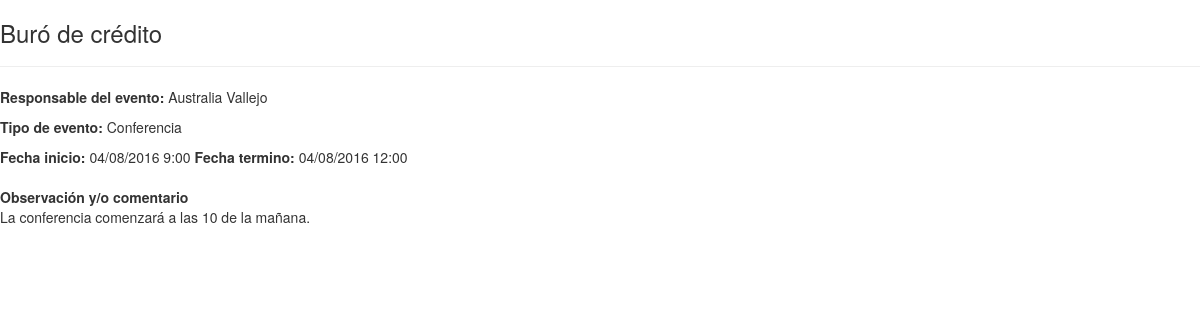
The app's page /descripcion_evento.php?id=1 with its own data.
### tables this page shows
CREATE TABLE IF NOT EXISTS `eventos` (
  `id` int(10) unsigned NOT NULL AUTO_INCREMENT,
  `user_id` int(11) NOT NULL,
  `title` varchar(150) DEFAULT NULL,
  `responsable_nombre` varchar(120) NOT NULL,
  `responsable_apellido` varchar(35) NOT NULL,
  `body` text NOT NULL,
  `url` varchar(150) NOT NULL,
  `class` varchar(45) NOT NULL DEFAULT 'event-videoconferencia',
  `start` varchar(15) NOT NULL,
  `end` varchar(15) NOT NULL,
  `inicio_normal` varchar(50) NOT NULL,
  `final_normal` varchar(50) NOT NULL,
  `status` varchar(20) NOT NULL,
  `ponente_nombre` varchar(35) NOT NULL,
  `ponente_apellido` varchar(35) NOT NULL,
  `objetivo` text NOT NULL,
  `empresa` varchar(120) NOT NULL,
  `AH` int(11) NOT NULL,
  `AM` int(11) NOT NULL,
  `DH` int(11) NOT NULL,
  `DM` int(11) NOT NULL,
  `ADH` int(11) NOT NULL,
  `ADM` int(11) NOT NULL,
  `OH` int(11) NOT NULL,
  `OM` int(11) NOT NULL,
  `inst_part` text NOT NULL,
  `enlace_nombre` varchar(35) NOT NULL,
  `enlace_apellido` varchar(35) NOT NULL,
  `observacion` text NOT NULL,
  `opinion` text NOT NULL,
  `cancel` int(1) NOT NULL DEFAULT '0',
  `cancel_comment` text NOT NULL,
  `apartado` int(1) NOT NULL DEFAULT '0',
  `serie` int(10) NOT NULL,
  PRIMARY KEY (`id`),
  KEY `eventos_user_id_index` (`user_id`)
);

### config.php (called while the page is built, shortened)
<?php
$base_url="";

### funciones.php (called while the page is built, shortened)
<?php
function evaluar($valor)
{
	$nopermitido = array("'",'\\','<','>',"\"");
	$valor = str_replace($nopermitido, "", $valor);
	return $valor;
}
 ?>

### descripcion_evento.php (the view, shortened to what this page needs)
<?php
    include 'config.php';
    include 'funciones.php';
    $id  = evaluar($_GET['id']);
    $bd  = $conexion->query("SELECT * FROM eventos WHERE id=$id");
    $row = $bd->fetch_assoc();
    $titulo=$row['title'];
	$responsable=$row['responsable_nombre'].' '.$row['responsable_apellido'];
    $evento=$row['body'];
    $inicio=$row['inicio_normal'];
    $final=$row['final_normal'];
    switch ($row['class']) {
        case "event-conferencia":
            $clase_evento = "Conferencia";
            break;
    }
 ?>
<!DOCTYPE html>
<html lang="es">
<head>
        <link rel="stylesheet" type="text/css" href="<?=$base_url?>css/bootstrap.min.css">
        <link rel="stylesheet" href="<?=$base_url?>css/calendar.css">
       <link href="<?=$base_url?>css/font-awesome.min.css" rel="stylesheet">
        <link rel="stylesheet" type="text/css" href="<?=$base_url?>css/cabecera.css">
        <link rel="stylesheet" href="<?=$base_url?>css/bootstrap-datetimepicker.min.css" />
</head>
<body style="background: white;">
	 <h3><?=$titulo?></h3>
	 <hr>
     <p><b>Responsable del evento: </b><?=$responsable?></p>
     <p><b>Tipo de evento: </b><?=$clase_evento?></p>
     <b>Fecha inicio:</b> <?=$inicio?>
     <b>Fecha termino:</b> <?=$final?><br><br>
     <b>Observación y/o comentario</b>
 	 <p><?=$evento?></p>
</html>

### records on screen
eventos: title "Buró de crédito", responsable "Australia Vallejo", class "Conferencia", inicio_normal "04/08/2016 9:00", final_normal "04/08/2016 12:00", body "La conferencia comenzará a las 10 de la mañana."
